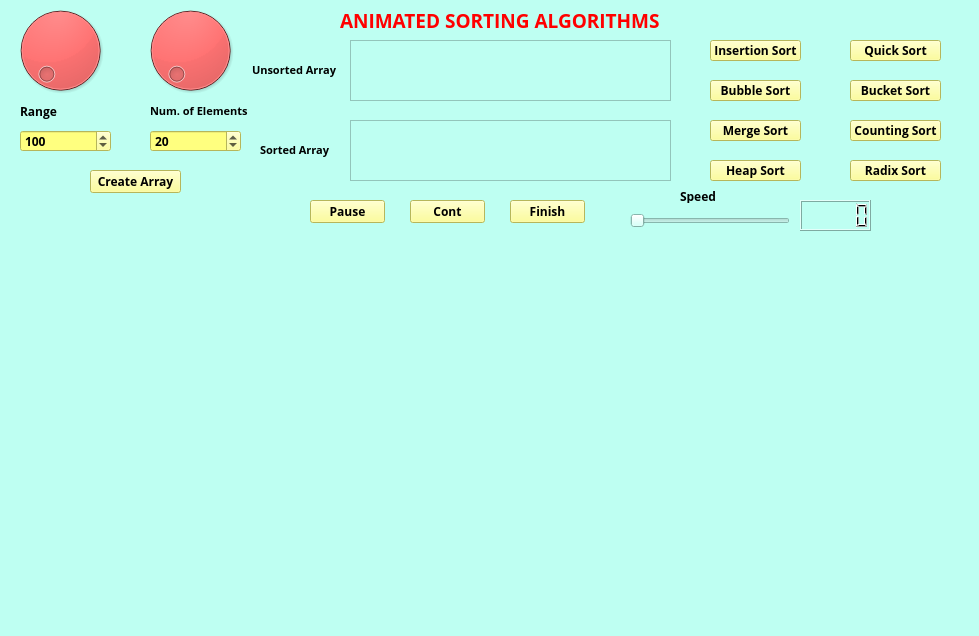
<?xml version="1.0" encoding="UTF-8"?>
<ui version="4.0">
 <class>MainWindow</class>
 <widget class="QMainWindow" name="MainWindow">
  <property name="geometry">
   <rect>
    <x>0</x>
    <y>0</y>
    <width>979</width>
    <height>636</height>
   </rect>
  </property>
  <property name="font">
   <font>
    <family>Open Sans</family>
   </font>
  </property>
  <property name="windowTitle">
   <string>MainWindow</string>
  </property>
  <property name="styleSheet">
   <string notr="true">background-color: rgb(190, 255, 242);</string>
  </property>
  <widget class="QWidget" name="centralwidget">
   <widget class="QPushButton" name="pushButton">
    <property name="geometry">
     <rect>
      <x>90</x>
      <y>170</y>
      <width>91</width>
      <height>23</height>
     </rect>
    </property>
    <property name="font">
     <font>
      <family>Open Sans</family>
      <pointsize>9</pointsize>
      <weight>75</weight>
      <bold>true</bold>
     </font>
    </property>
    <property name="cursor">
     <cursorShape>PointingHandCursor</cursorShape>
    </property>
    <property name="styleSheet">
     <string notr="true">background-color: rgb(255, 255, 127);
</string>
    </property>
    <property name="text">
     <string>Create Array</string>
    </property>
   </widget>
   <widget class="QPushButton" name="pushButton_2">
    <property name="geometry">
     <rect>
      <x>710</x>
      <y>40</y>
      <width>91</width>
      <height>21</height>
     </rect>
    </property>
    <property name="font">
     <font>
      <family>Open Sans</family>
      <pointsize>9</pointsize>
      <weight>75</weight>
      <bold>true</bold>
     </font>
    </property>
    <property name="cursor">
     <cursorShape>PointingHandCursor</cursorShape>
    </property>
    <property name="styleSheet">
     <string notr="true">background-color: rgb(255, 255, 127);
color: rgb(0, 0, 0);</string>
    </property>
    <property name="text">
     <string>Insertion Sort</string>
    </property>
   </widget>
   <widget class="QDial" name="dial">
    <property name="geometry">
     <rect>
      <x>10</x>
      <y>0</y>
      <width>101</width>
      <height>101</height>
     </rect>
    </property>
    <property name="font">
     <font>
      <family>Open Sans</family>
      <weight>75</weight>
      <bold>true</bold>
     </font>
    </property>
    <property name="styleSheet">
     <string notr="true">background-color:rgb(255, 0, 0);
color: rgb(255, 0, 0);</string>
    </property>
    <property name="maximum">
     <number>1000</number>
    </property>
   </widget>
   <widget class="QSpinBox" name="spinBox">
    <property name="geometry">
     <rect>
      <x>20</x>
      <y>130</y>
      <width>91</width>
      <height>22</height>
     </rect>
    </property>
    <property name="font">
     <font>
      <family>Open Sans</family>
      <weight>75</weight>
      <bold>true</bold>
     </font>
    </property>
    <property name="styleSheet">
     <string notr="true">background-color: rgb(255, 255, 127);
</string>
    </property>
    <property name="maximum">
     <number>1000</number>
    </property>
    <property name="value">
     <number>100</number>
    </property>
   </widget>
   <widget class="QDial" name="dial_2">
    <property name="geometry">
     <rect>
      <x>140</x>
      <y>0</y>
      <width>101</width>
      <height>101</height>
     </rect>
    </property>
    <property name="font">
     <font>
      <family>Open Sans</family>
      <weight>75</weight>
      <bold>true</bold>
     </font>
    </property>
    <property name="styleSheet">
     <string notr="true">color: rgb(255, 0, 0);
background-color: rgb(255, 0, 0);</string>
    </property>
    <property name="maximum">
     <number>100</number>
    </property>
    <property name="orientation">
     <enum>Qt::Horizontal</enum>
    </property>
    <property name="invertedAppearance">
     <bool>false</bool>
    </property>
    <property name="invertedControls">
     <bool>false</bool>
    </property>
   </widget>
   <widget class="QSpinBox" name="spinBox_2">
    <property name="geometry">
     <rect>
      <x>150</x>
      <y>130</y>
      <width>91</width>
      <height>22</height>
     </rect>
    </property>
    <property name="font">
     <font>
      <family>Open Sans</family>
      <weight>75</weight>
      <bold>true</bold>
     </font>
    </property>
    <property name="styleSheet">
     <string notr="true">background-color: rgb(255, 255, 127);
</string>
    </property>
    <property name="maximum">
     <number>100</number>
    </property>
    <property name="value">
     <number>20</number>
    </property>
   </widget>
   <widget class="QWidget" name="verticalLayoutWidget">
    <property name="geometry">
     <rect>
      <x>20</x>
      <y>100</y>
      <width>81</width>
      <height>23</height>
     </rect>
    </property>
    <property name="font">
     <font>
      <family>Open Sans</family>
      <weight>75</weight>
      <bold>true</bold>
     </font>
    </property>
    <layout class="QVBoxLayout" name="verticalLayout">
     <item>
      <widget class="QLabel" name="label">
       <property name="font">
        <font>
         <family>Open Sans</family>
         <weight>75</weight>
         <bold>true</bold>
        </font>
       </property>
       <property name="contextMenuPolicy">
        <enum>Qt::NoContextMenu</enum>
       </property>
       <property name="text">
        <string>Range</string>
       </property>
      </widget>
     </item>
    </layout>
   </widget>
   <widget class="QWidget" name="verticalLayoutWidget_2">
    <property name="geometry">
     <rect>
      <x>150</x>
      <y>100</y>
      <width>105</width>
      <height>22</height>
     </rect>
    </property>
    <property name="font">
     <font>
      <family>Open Sans</family>
      <weight>75</weight>
      <bold>true</bold>
     </font>
    </property>
    <layout class="QVBoxLayout" name="verticalLayout_2">
     <item>
      <widget class="QLabel" name="label_2">
       <property name="font">
        <font>
         <family>Open Sans</family>
         <pointsize>8</pointsize>
         <weight>75</weight>
         <bold>true</bold>
        </font>
       </property>
       <property name="contextMenuPolicy">
        <enum>Qt::NoContextMenu</enum>
       </property>
       <property name="text">
        <string>Num. of Elements</string>
       </property>
      </widget>
     </item>
    </layout>
   </widget>
   <widget class="QPushButton" name="pushButton_3">
    <property name="geometry">
     <rect>
      <x>710</x>
      <y>80</y>
      <width>91</width>
      <height>21</height>
     </rect>
    </property>
    <property name="font">
     <font>
      <family>Open Sans</family>
      <pointsize>9</pointsize>
      <weight>75</weight>
      <bold>true</bold>
     </font>
    </property>
    <property name="cursor">
     <cursorShape>PointingHandCursor</cursorShape>
    </property>
    <property name="styleSheet">
     <string notr="true">background-color: rgb(255, 255, 127);
color: rgb(0, 0, 0);</string>
    </property>
    <property name="text">
     <string>Bubble Sort</string>
    </property>
   </widget>
   <widget class="QPushButton" name="pushButton_4">
    <property name="geometry">
     <rect>
      <x>710</x>
      <y>120</y>
      <width>91</width>
      <height>21</height>
     </rect>
    </property>
    <property name="font">
     <font>
      <family>Open Sans</family>
      <pointsize>9</pointsize>
      <weight>75</weight>
      <bold>true</bold>
     </font>
    </property>
    <property name="cursor">
     <cursorShape>PointingHandCursor</cursorShape>
    </property>
    <property name="styleSheet">
     <string notr="true">background-color: rgb(255, 255, 127);
color: rgb(0, 0, 0);</string>
    </property>
    <property name="text">
     <string>Merge Sort</string>
    </property>
   </widget>
   <widget class="QPushButton" name="pushButton_5">
    <property name="geometry">
     <rect>
      <x>710</x>
      <y>160</y>
      <width>91</width>
      <height>21</height>
     </rect>
    </property>
    <property name="font">
     <font>
      <family>Open Sans</family>
      <pointsize>9</pointsize>
      <weight>75</weight>
      <bold>true</bold>
     </font>
    </property>
    <property name="cursor">
     <cursorShape>PointingHandCursor</cursorShape>
    </property>
    <property name="styleSheet">
     <string notr="true">background-color: rgb(255, 255, 127);
color: rgb(0, 0, 0);</string>
    </property>
    <property name="text">
     <string>Heap Sort</string>
    </property>
   </widget>
   <widget class="QPushButton" name="pushButton_6">
    <property name="geometry">
     <rect>
      <x>850</x>
      <y>40</y>
      <width>91</width>
      <height>21</height>
     </rect>
    </property>
    <property name="font">
     <font>
      <family>Open Sans</family>
      <pointsize>9</pointsize>
      <weight>75</weight>
      <bold>true</bold>
     </font>
    </property>
    <property name="cursor">
     <cursorShape>PointingHandCursor</cursorShape>
    </property>
    <property name="styleSheet">
     <string notr="true">background-color: rgb(255, 255, 127);
color: rgb(0, 0, 0);</string>
    </property>
    <property name="text">
     <string>Quick Sort</string>
    </property>
   </widget>
   <widget class="QPushButton" name="pushButton_7">
    <property name="geometry">
     <rect>
      <x>850</x>
      <y>80</y>
      <width>91</width>
      <height>21</height>
     </rect>
    </property>
    <property name="font">
     <font>
      <family>Open Sans</family>
      <pointsize>9</pointsize>
      <weight>75</weight>
      <bold>true</bold>
     </font>
    </property>
    <property name="cursor">
     <cursorShape>PointingHandCursor</cursorShape>
    </property>
    <property name="styleSheet">
     <string notr="true">background-color: rgb(255, 255, 127);
color: rgb(0, 0, 0);</string>
    </property>
    <property name="text">
     <string>Bucket Sort</string>
    </property>
   </widget>
   <widget class="QPushButton" name="pushButton_8">
    <property name="geometry">
     <rect>
      <x>850</x>
      <y>120</y>
      <width>91</width>
      <height>21</height>
     </rect>
    </property>
    <property name="font">
     <font>
      <family>Open Sans</family>
      <pointsize>9</pointsize>
      <weight>75</weight>
      <bold>true</bold>
     </font>
    </property>
    <property name="cursor">
     <cursorShape>PointingHandCursor</cursorShape>
    </property>
    <property name="styleSheet">
     <string notr="true">background-color: rgb(255, 255, 127);
color: rgb(0, 0, 0);</string>
    </property>
    <property name="text">
     <string>Counting Sort</string>
    </property>
   </widget>
   <widget class="QPushButton" name="pushButton_9">
    <property name="geometry">
     <rect>
      <x>850</x>
      <y>160</y>
      <width>91</width>
      <height>21</height>
     </rect>
    </property>
    <property name="font">
     <font>
      <family>Open Sans</family>
      <pointsize>9</pointsize>
      <weight>75</weight>
      <bold>true</bold>
     </font>
    </property>
    <property name="cursor">
     <cursorShape>PointingHandCursor</cursorShape>
    </property>
    <property name="styleSheet">
     <string notr="true">background-color: rgb(255, 255, 127);
color: rgb(0, 0, 0);</string>
    </property>
    <property name="text">
     <string>Radix Sort</string>
    </property>
   </widget>
   <widget class="QTextEdit" name="textEdit">
    <property name="geometry">
     <rect>
      <x>350</x>
      <y>40</y>
      <width>321</width>
      <height>61</height>
     </rect>
    </property>
    <property name="font">
     <font>
      <family>Open Sans</family>
      <weight>75</weight>
      <bold>true</bold>
     </font>
    </property>
   </widget>
   <widget class="QTextEdit" name="textEdit_2">
    <property name="geometry">
     <rect>
      <x>350</x>
      <y>120</y>
      <width>321</width>
      <height>61</height>
     </rect>
    </property>
    <property name="font">
     <font>
      <family>Open Sans</family>
      <weight>75</weight>
      <bold>true</bold>
     </font>
    </property>
   </widget>
   <widget class="QLabel" name="label_3">
    <property name="geometry">
     <rect>
      <x>252</x>
      <y>60</y>
      <width>91</width>
      <height>20</height>
     </rect>
    </property>
    <property name="font">
     <font>
      <family>Open Sans</family>
      <pointsize>8</pointsize>
      <weight>75</weight>
      <bold>true</bold>
     </font>
    </property>
    <property name="contextMenuPolicy">
     <enum>Qt::NoContextMenu</enum>
    </property>
    <property name="text">
     <string>Unsorted Array</string>
    </property>
   </widget>
   <widget class="QLabel" name="label_4">
    <property name="geometry">
     <rect>
      <x>260</x>
      <y>140</y>
      <width>81</width>
      <height>20</height>
     </rect>
    </property>
    <property name="font">
     <font>
      <family>Open Sans</family>
      <pointsize>8</pointsize>
      <weight>75</weight>
      <bold>true</bold>
     </font>
    </property>
    <property name="contextMenuPolicy">
     <enum>Qt::NoContextMenu</enum>
    </property>
    <property name="text">
     <string>Sorted Array</string>
    </property>
   </widget>
   <widget class="QLabel" name="label_5">
    <property name="geometry">
     <rect>
      <x>340</x>
      <y>10</y>
      <width>351</width>
      <height>20</height>
     </rect>
    </property>
    <property name="font">
     <font>
      <family>Open Sans</family>
      <pointsize>14</pointsize>
      <weight>75</weight>
      <bold>true</bold>
     </font>
    </property>
    <property name="contextMenuPolicy">
     <enum>Qt::NoContextMenu</enum>
    </property>
    <property name="styleSheet">
     <string notr="true">color: rgb(255, 0, 0);</string>
    </property>
    <property name="text">
     <string>ANIMATED SORTING ALGORITHMS</string>
    </property>
   </widget>
   <widget class="MplWidget" name="MplWidget" native="true">
    <property name="geometry">
     <rect>
      <x>20</x>
      <y>240</y>
      <width>941</width>
      <height>361</height>
     </rect>
    </property>
   </widget>
   <widget class="QSlider" name="horizontalSlider">
    <property name="geometry">
     <rect>
      <x>630</x>
      <y>210</y>
      <width>160</width>
      <height>22</height>
     </rect>
    </property>
    <property name="orientation">
     <enum>Qt::Horizontal</enum>
    </property>
   </widget>
   <widget class="QPushButton" name="pushButton_10">
    <property name="geometry">
     <rect>
      <x>310</x>
      <y>200</y>
      <width>75</width>
      <height>23</height>
     </rect>
    </property>
    <property name="font">
     <font>
      <family>Open Sans</family>
      <pointsize>9</pointsize>
      <weight>75</weight>
      <bold>true</bold>
     </font>
    </property>
    <property name="cursor">
     <cursorShape>PointingHandCursor</cursorShape>
    </property>
    <property name="styleSheet">
     <string notr="true">background-color: rgb(255, 255, 127);
color: rgb(0, 0, 0);</string>
    </property>
    <property name="text">
     <string>Pause</string>
    </property>
   </widget>
   <widget class="QLabel" name="label_6">
    <property name="geometry">
     <rect>
      <x>680</x>
      <y>190</y>
      <width>47</width>
      <height>13</height>
     </rect>
    </property>
    <property name="font">
     <font>
      <family>Open Sans</family>
      <weight>75</weight>
      <bold>true</bold>
     </font>
    </property>
    <property name="text">
     <string>Speed</string>
    </property>
   </widget>
   <widget class="QPushButton" name="pushButton_11">
    <property name="geometry">
     <rect>
      <x>410</x>
      <y>200</y>
      <width>75</width>
      <height>23</height>
     </rect>
    </property>
    <property name="font">
     <font>
      <family>Open Sans</family>
      <pointsize>9</pointsize>
      <weight>75</weight>
      <bold>true</bold>
     </font>
    </property>
    <property name="cursor">
     <cursorShape>PointingHandCursor</cursorShape>
    </property>
    <property name="styleSheet">
     <string notr="true">background-color: rgb(255, 255, 127);
color: rgb(0, 0, 0);</string>
    </property>
    <property name="text">
     <string>Cont</string>
    </property>
   </widget>
   <widget class="QPushButton" name="pushButton_12">
    <property name="geometry">
     <rect>
      <x>510</x>
      <y>200</y>
      <width>75</width>
      <height>23</height>
     </rect>
    </property>
    <property name="font">
     <font>
      <family>Open Sans</family>
      <pointsize>9</pointsize>
      <weight>75</weight>
      <bold>true</bold>
     </font>
    </property>
    <property name="cursor">
     <cursorShape>PointingHandCursor</cursorShape>
    </property>
    <property name="styleSheet">
     <string notr="true">background-color: rgb(255, 255, 127);
color: rgb(0, 0, 0);</string>
    </property>
    <property name="text">
     <string>Finish</string>
    </property>
   </widget>
   <widget class="QLCDNumber" name="lcdNumber">
    <property name="geometry">
     <rect>
      <x>800</x>
      <y>200</y>
      <width>71</width>
      <height>31</height>
     </rect>
    </property>
    <property name="font">
     <font>
      <family>Open Sans</family>
      <pointsize>9</pointsize>
      <weight>9</weight>
      <italic>false</italic>
      <bold>false</bold>
     </font>
    </property>
    <property name="styleSheet">
     <string notr="true">font: 75 9pt &quot;Open Sans&quot;;
color: rgb(0, 0, 0);</string>
    </property>
   </widget>
  </widget>
  <widget class="QMenuBar" name="menubar">
   <property name="geometry">
    <rect>
     <x>0</x>
     <y>0</y>
     <width>979</width>
     <height>21</height>
    </rect>
   </property>
  </widget>
  <widget class="QStatusBar" name="statusbar"/>
 </widget>
 <customwidgets>
  <customwidget>
   <class>MplWidget</class>
   <extends>QWidget</extends>
   <header>mplwidget.h</header>
   <container>1</container>
  </customwidget>
 </customwidgets>
 <resources/>
 <connections>
  <connection>
   <sender>dial</sender>
   <signal>valueChanged(int)</signal>
   <receiver>spinBox</receiver>
   <slot>setValue(int)</slot>
   <hints>
    <hint type="sourcelabel">
     <x>30</x>
     <y>72</y>
    </hint>
    <hint type="destinationlabel">
     <x>110</x>
     <y>172</y>
    </hint>
   </hints>
  </connection>
  <connection>
   <sender>dial_2</sender>
   <signal>valueChanged(int)</signal>
   <receiver>spinBox_2</receiver>
   <slot>setValue(int)</slot>
   <hints>
    <hint type="sourcelabel">
     <x>156</x>
     <y>64</y>
    </hint>
    <hint type="destinationlabel">
     <x>150</x>
     <y>172</y>
    </hint>
   </hints>
  </connection>
  <connection>
   <sender>horizontalSlider</sender>
   <signal>valueChanged(int)</signal>
   <receiver>lcdNumber</receiver>
   <slot>display(int)</slot>
   <hints>
    <hint type="sourcelabel">
     <x>249</x>
     <y>237</y>
    </hint>
    <hint type="destinationlabel">
     <x>803</x>
     <y>233</y>
    </hint>
   </hints>
  </connection>
 </connections>
</ui>
